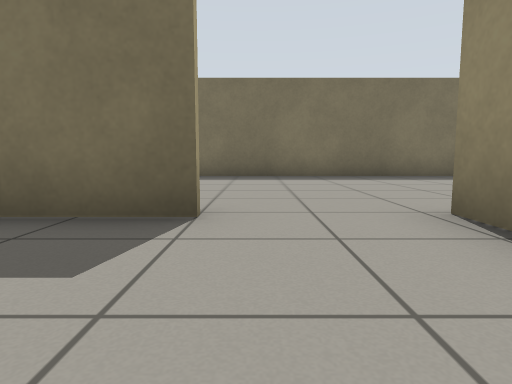
view 1 (above)

12 first-person views from a walk through a Gazebo world. The camera is 0.5 m above the floor, tilts 6° down and sees 75° across. The floor is counted in squares, 1 m on a side. Each view is taken from the middle of a square. On the plan, view 1 faces up. The plan holds only what a view shows up to about 9 squares ahead; the rest is blank.

view 2
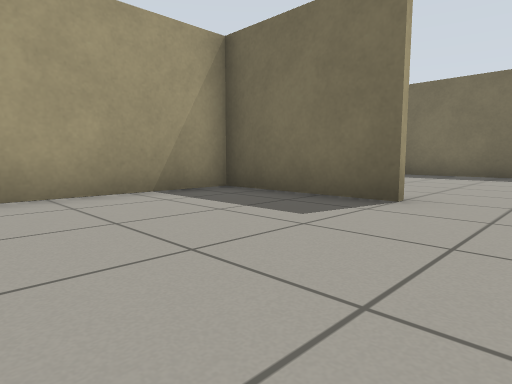

view 3
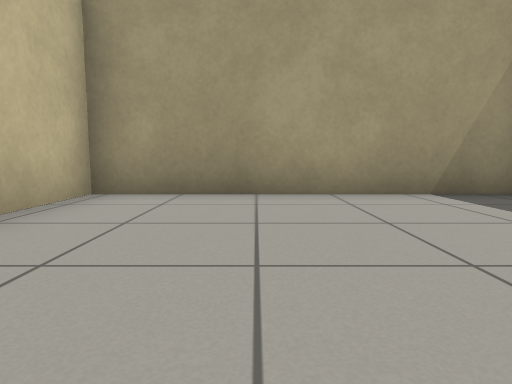

view 4
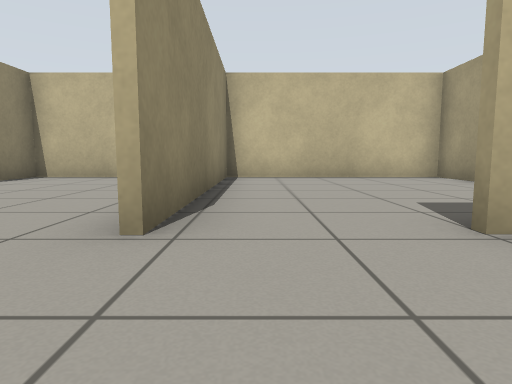

view 5
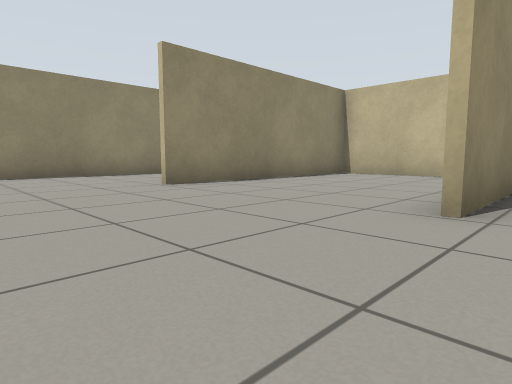

view 6
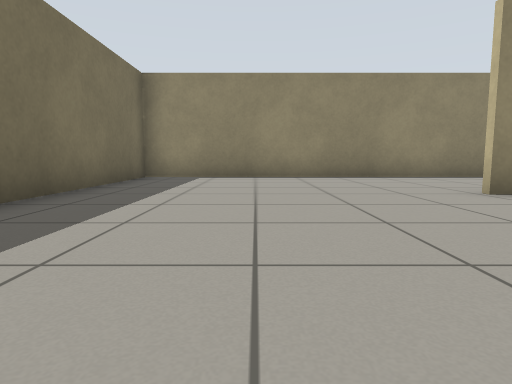

view 7
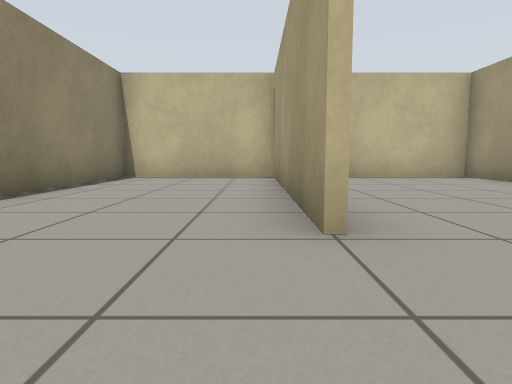

view 8
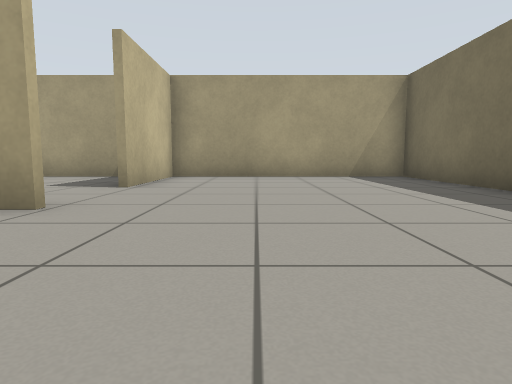

view 9
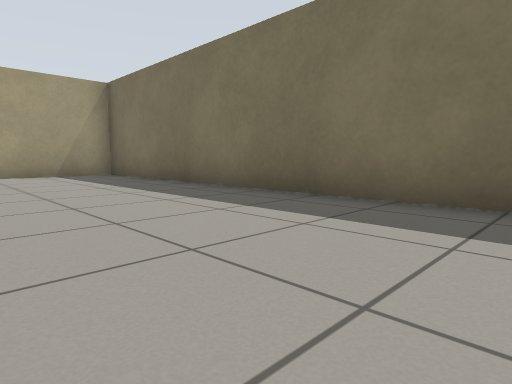

view 10
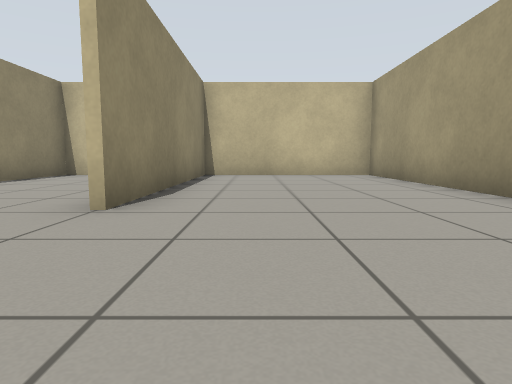

view 11
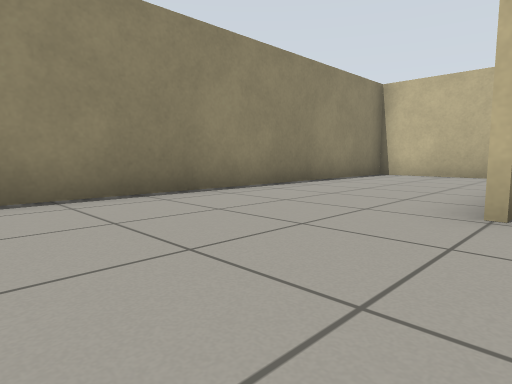

view 12
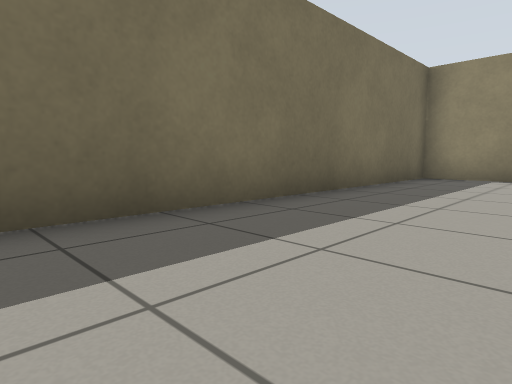

### Floor plan
Points are (right, up) in squares from view 1. A wall is a line through its corners. A room is listed if a view was taken in it or the views show most of it. See-through windows are left out.
Room 1 (views 1, 2, 3)
walls: (-0.4, 2.7) (-3.5, 2.7) (-3.5, -3.2) (2, -3.2); (1.7, -3.2) (1.7, 3)
ways out: opening at (0.5, 2.5) to room 2
Room 2 (views 4, 5, 6, 7, 8, 9, 10, 11, 12)
walls: (1.9, 3) (1.9, -3.2); (6.6, 3) (6.6, -3.2); (2, -3.2) (10.2, -3.2) (10.2, 8.7) (-3.5, 8.7) (-3.5, 2.9) (-0.4, 2.9); (6.4, -3.2) (6.4, 3)
ways out: opening at (0.5, 2.5) to room 1

Positions as (right, up) in squares from view 1, and headings:
1: (0, 0), facing up
2: (1, -1), facing up-left
3: (1, -1), facing left
4: (1, 5), facing down
5: (1, 6), facing down-right
6: (2, 6), facing right
7: (7, 5), facing down
8: (5, 5), facing left
9: (6, 5), facing up-left
10: (5, 6), facing down
11: (6, 6), facing down-right
12: (2, 6), facing up-right
